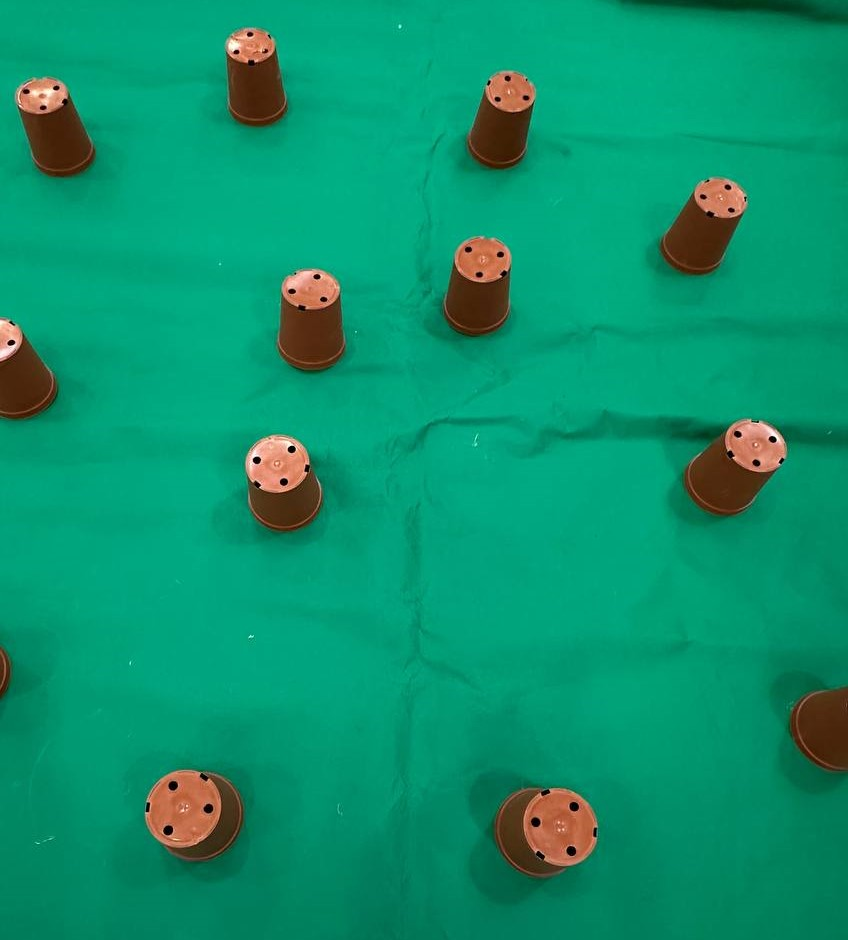
#> input picture Images/9 aug 2024/photo_6174946972373467775_y.jpg, 848 x 940 px, found by its file name
$ python CV_App_Distance_Measurement.py
#> lines starting #> are read from the running program, lines starting #| are printed output that depends on the picture; after the words box and inside, x2 and y2 are one past the last pixel; in counts of white or black regions, pixels touching at a corner belong together; long printed decimals are rounded
import cv2
import numpy as np
import matplotlib.pyplot as plt
import itertools

file_path = r"C:\Users\grenz\Documents\GitHub\Drones-for-Computer-Vision-applications\Images\9 aug 2024\photo_6174946972373467775_y.jpg"


#file_path = r"C:\Users\grenz\Documents\GitHub\Drones-for-Computer-Vision-applications\Images\capture_14 Aug 2024\img_15.jpg"

# Load the image
image = cv2.imread(file_path)
#> image is the input picture: shape (940, 848, 3); mean B, G, R 108.6, 146.6, 11.1

# Display the original image
plt.figure(figsize=(14, 10))  # Adjust figure size for better fitting
plt.subplot(2, 4, 1)
plt.imshow(cv2.cvtColor(image, cv2.COLOR_BGR2RGB))
plt.title('Original Image', fontsize=10)
plt.axis('off')

# Noise Reduction with Median Blur
blurred_image = cv2.medianBlur(image, 5)

# Display the blurred image
plt.subplot(2, 4, 2)
plt.imshow(cv2.cvtColor(blurred_image, cv2.COLOR_BGR2RGB))
plt.title('Blurred Image', fontsize=10)
plt.axis('off')

# Color Segmentation in HSV Color Space
hsv_image = cv2.cvtColor(blurred_image, cv2.COLOR_BGR2HSV)
#> hsv_image: shape (940, 848, 3); mean H, S, V 76.5, 245.5, 150.4
lower_brown = np.array([5, 20, 5])
upper_brown = np.array([30, 255, 255])
mask = cv2.inRange(hsv_image, lower_brown, upper_brown)
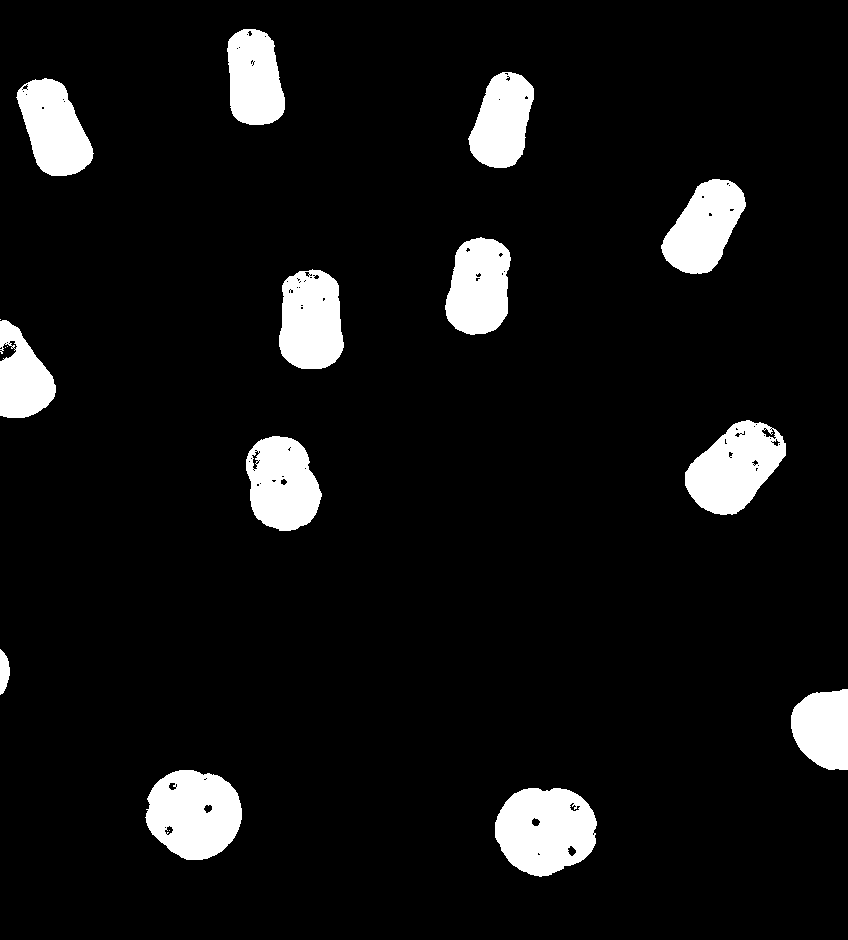
#> mask: shape (940, 848); 7.8% white; 17 white regions (4 under 20 px), largest, box (x1, y1, x2, y2) and area: (495, 788, 597, 877) 6918, (145, 770, 242, 860) 6595, (685, 420, 786, 515) 6029

# Display the mask
plt.subplot(2, 4, 3)
plt.imshow(mask, cmap='gray')
plt.title('Color Segmentation Mask', fontsize=10)
plt.axis('off')

# Morphological Operations
opened_image = cv2.morphologyEx(mask, cv2.MORPH_OPEN, np.ones((5, 5), np.uint8))
#> opened_image: shape (940, 848); 7.7% white; 14 white regions, largest, box (x1, y1, x2, y2) and area: (495, 788, 597, 876) 6894, (146, 770, 242, 860) 6555, (685, 421, 786, 515) 5828
processed_image = cv2.morphologyEx(opened_image, cv2.MORPH_CLOSE, np.ones((5, 5), np.uint8))
#> processed_image: shape (940, 848); 7.8% white; 13 white regions

# Display the processed image
plt.subplot(2, 4, 4)
plt.imshow(processed_image, cmap='gray')
plt.title('After Morphological Operations', fontsize=10)
plt.axis('off')

# Find Contours for the Detected Regions
contours, _ = cv2.findContours(processed_image, cv2.RETR_EXTERNAL, cv2.CHAIN_APPROX_SIMPLE)
#> contours = 13 contours; largest, box (x1, y1, x2, y2) and area: (495, 788, 597, 876) 6908, (146, 770, 242, 860) 6582, (685, 421, 786, 515) 5846, (246, 436, 321, 531) 5252, (279, 270, 344, 369) 5198

object_coordinates = []
min_area = 500
max_area = 50000

# Process Each Detected Contour
for contour in contours:
    area = cv2.contourArea(contour)
    if min_area < area < max_area:
        M = cv2.moments(contour)
        if M['m00'] != 0:
            x = int(M['m10'] / M['m00'])
            y = int(M['m01'] / M['m00'])
        else:
            continue

        cv2.drawContours(image, [contour], -1, (0, 255, 255), 2)  # Yellow contour
        cv2.drawMarker(image, (x, y), (0, 0, 255), markerType=cv2.MARKER_CROSS, markerSize=10, thickness=2)
        text = f'({x}, {y})'
        cv2.putText(image, text, (x - 40, y - 10), cv2.FONT_HERSHEY_SIMPLEX, 1, (0, 255, 0), 2)
        object_coordinates.append((x, y))
#> this loop made 13 passes
#> (area, x, y) on passes 1, 2, 3, 5, 6, 7, 8, 9: (6908, 545, 829), (6582.5, 193, 813), (3642, 822, 728), (5252, 282, 483), (5846.5, 733, 468), (3435.5, 22, 377), (5198, 310, 320), (4927, 478, 286)
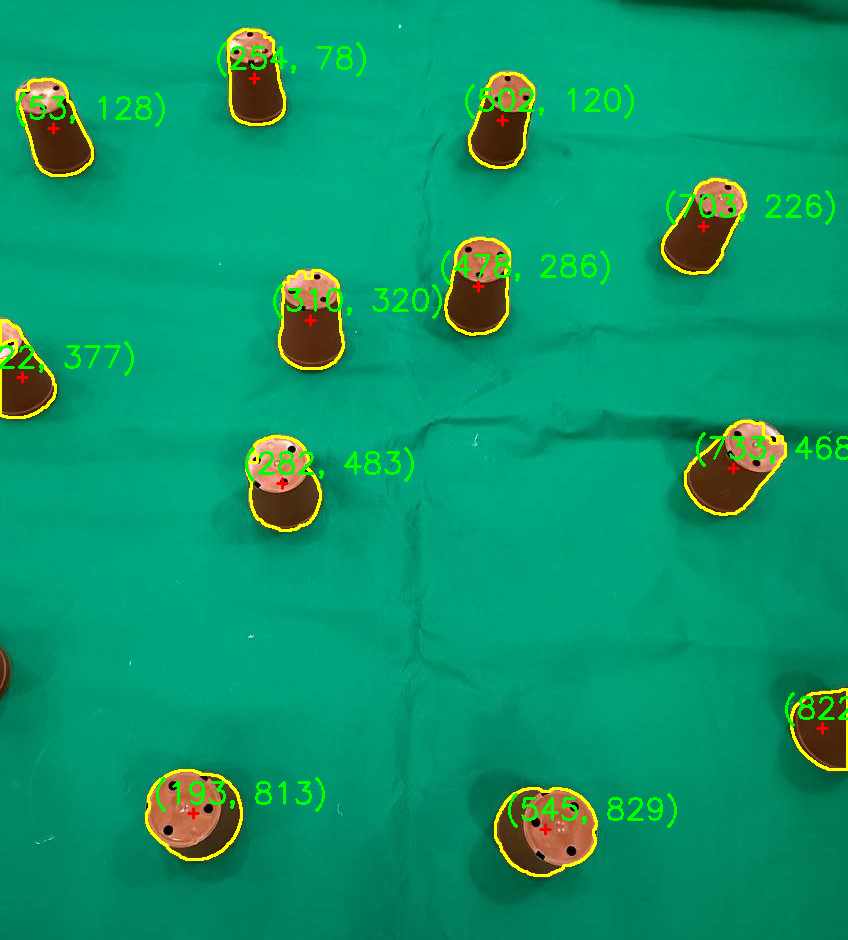
#> image: shape (940, 848, 3); 3.06% of pixels changed, all inside (x1, y1, x2, y2) = (0, 28, 848, 877)
#> after the loop, object_coordinates = [(545, 829), (193, 813), (822, 728), (282, 483), (733, 468), (22, 377), (310, 320), (478, 286), (703, 226), (53, 128), (502, 120), (254, 78)]

# Display the final image with detected pots and coordinates
plt.subplot(2, 4, 5)
plt.imshow(cv2.cvtColor(image, cv2.COLOR_BGR2RGB))
plt.title('Final Detection with Coordinates', fontsize=10)
plt.axis('off')

# Calculate distances between detected pots and draw them
conversion_factor = 0.80  # Diameter of a pot in meters --> Should be dynamic adjusted for future applications
pixel_diameter = np.mean([cv2.norm(np.array(p1) - np.array(p2)) for p1, p2 in itertools.combinations(object_coordinates, 2)])
#> pixel_diameter = 490.3
meters_per_pixel = conversion_factor / pixel_diameter
#> meters_per_pixel = 0.00163

distances = np.zeros((len(object_coordinates), len(object_coordinates)))
for i, (x1, y1) in enumerate(object_coordinates):
    for j, (x2, y2) in enumerate(object_coordinates):
        if i != j:
            distance_pixels = np.sqrt((x2 - x1) ** 2 + (y2 - y1) ** 2)
            distance_meters = distance_pixels * meters_per_pixel
            distances[i, j] = distance_meters
            midpoint = ((x1 + x2) // 2, (y1 + y2) // 2)
            cv2.line(image, (x1, y1), (x2, y2), (255, 0, 0), 2)  # Blue line for distances
            cv2.putText(image, f'{distance_meters:.2f}m', midpoint, cv2.FONT_HERSHEY_SIMPLEX, 1, (255, 0, 0), 2)
#> this loop made 12 passes
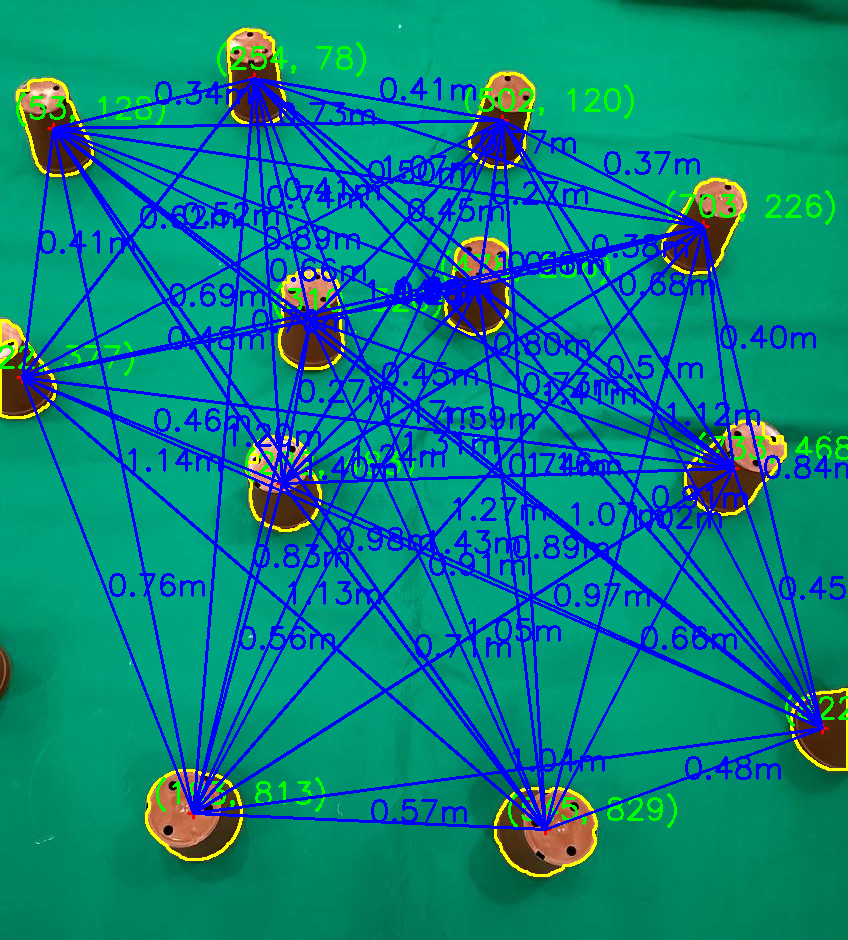
#> image: shape (940, 848, 3); 15% of pixels changed, all inside (x1, y1, x2, y2) = (21, 77, 848, 831)

plt.subplot(2, 4, 6)
plt.imshow(cv2.cvtColor(image, cv2.COLOR_BGR2RGB))
plt.title('Distances Between Pots', fontsize=10)
plt.axis('off')

# Plot the graph
if object_coordinates:
    plt.subplot(2, 4, 7)
    plt.scatter(*zip(*object_coordinates), c='r', label='Pots')
    for i, (x, y) in enumerate(object_coordinates):
        plt.text(x, y, f'({x},{y})', fontsize=10, ha='right')
#> this loop made 12 passes
    for i, j in itertools.combinations(range(len(object_coordinates)), 2):
        plt.plot([object_coordinates[i][0], object_coordinates[j][0]], [object_coordinates[i][1], object_coordinates[j][1]], 'b-')
#> this loop made 66 passes
#> (i, j) on passes 2 to 9: (0, 2), (0, 3), (0, 4), (0, 5), (0, 6), (0, 7), (0, 8), (0, 9)
    plt.xlabel('X (pixels)')
    plt.ylabel('Y (pixels)')
    # Invert the y-axis
    plt.gca().invert_yaxis()

    plt.title('Graph of Pots', fontsize=10)
    plt.legend()

# Display the adjacency matrix
plt.subplot(2, 4, 8)
plt.imshow(distances, cmap='viridis', interpolation='none')
plt.colorbar(label='Distance (meters)')
plt.title('Adjacency Matrix', fontsize=10)

# Set ticks to whole numbers
plt.xticks(ticks=np.arange(len(object_coordinates)), labels=np.arange(len(object_coordinates)))
plt.yticks(ticks=np.arange(len(object_coordinates)), labels=np.arange(len(object_coordinates)))


plt.tight_layout()
plt.show()
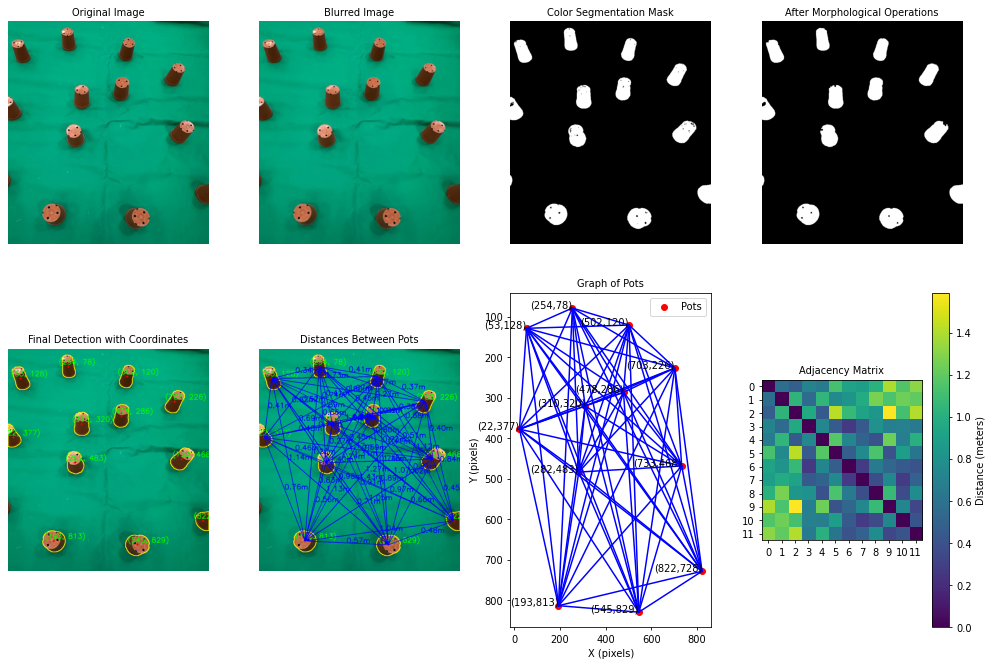
#> figure drawn by matplotlib, 9 panels

# Print coordinates of detected pots and adjacency matrix
print(f"Number of objects found: {len(object_coordinates)}")
#| Number of objects found: 12
print(f"Coordinates of objects: {object_coordinates}")
#| Coordinates of objects: [(545, 829), (193, 813), (822, 728), (282, 483), (733, 468), (22, 377), (310, 320), (478, 286), (703, 226), (53, 128), (502, 120), (254, 78)]
print("Adjacency Matrix (in meters):")
print(distances)
#| [[0.         0.5749 0.4811 0.7091 0.6641 1.128
#|   0.9147 0.8927 1.017 1.397 1.159 1.314]
#|  [0.5749 0.         1.036  0.5577 1.046  0.7641
#|   0.8267 0.9775 1.269 1.141 1.238 1.203]
#|  [0.4811 1.036  0.         0.9675 0.4484 1.425
#|   1.068 0.9138  0.8417 1.591 1.121 1.408]
#> (further printed lines are left out)

$ run again, with Images/9 aug 2024/photo_5309823306351894058_y.jpg copied over Images/9 aug 2024/photo_6174946972373467775_y.jpg
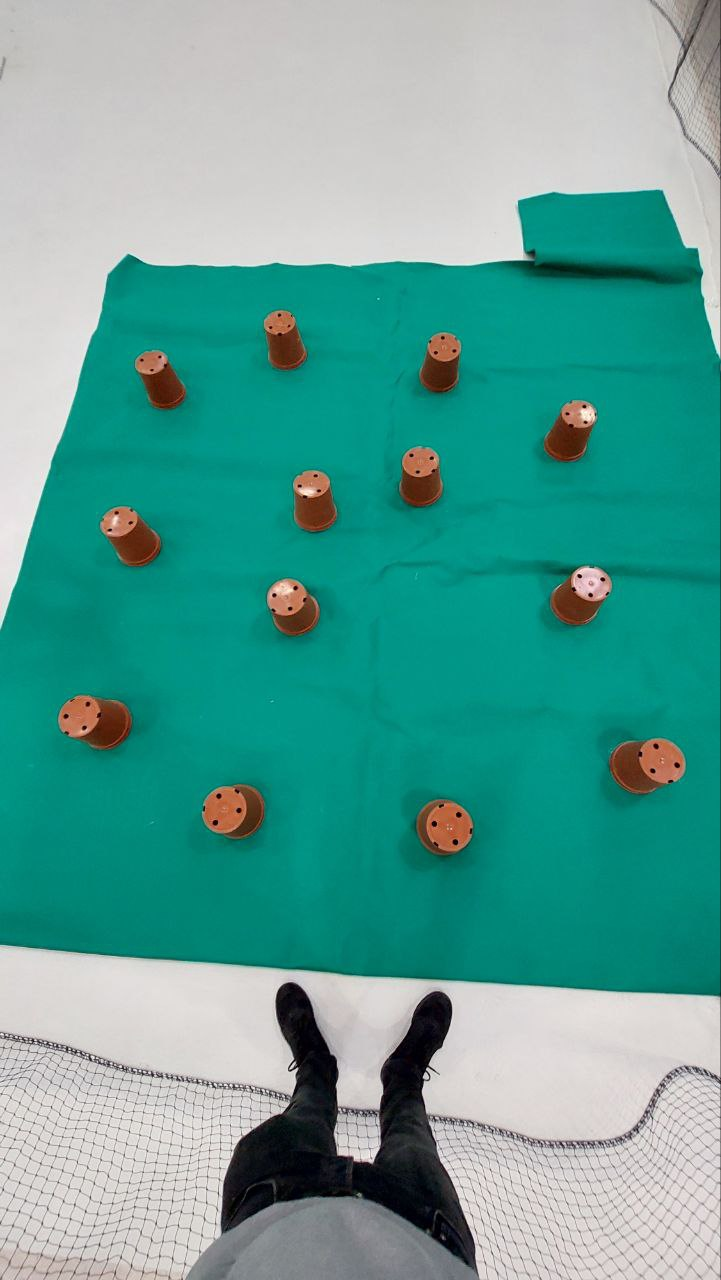
#> input picture Images/9 aug 2024/photo_5309823306351894058_y.jpg, 721 x 1280 px, found by its file name
#> image is the input picture: shape (1280, 721, 3); mean B, G, R 151.5, 160.5, 92.4
#> hsv_image: shape (1280, 721, 3); mean H, S, V 62.2, 139.8, 164.3
#> `mask = cv2.inRange(hsv_image, lower_brown, upper_brown)`:
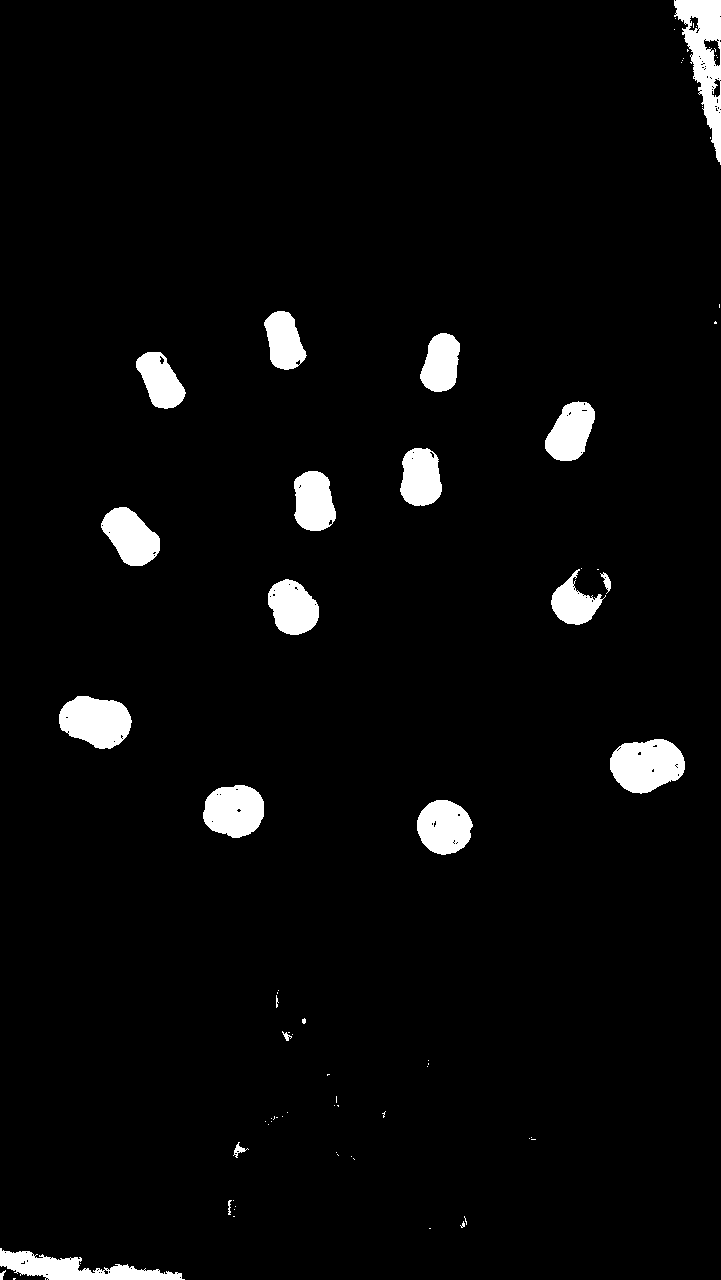
#> mask: shape (1280, 721); 3.7% white; 76 white regions (55 under 20 px), largest, box (x1, y1, x2, y2) and area: (674, 0, 721, 165) 3497, (610, 739, 685, 794) 3069, (59, 696, 132, 749) 2848
#> opened_image: shape (1280, 721); 3.6% white; 18 white regions, largest, box (x1, y1, x2, y2) and area: (674, 0, 721, 162) 3173, (610, 739, 685, 793) 3034, (59, 696, 131, 749) 2806
#> processed_image: shape (1280, 721); 3.6% white; 17 white regions
#> contours = 17 contours, 1 with area under 20; largest, box (x1, y1, x2, y2) and area: (674, 0, 721, 162) 3067, (610, 739, 685, 793) 2964, (59, 696, 131, 749) 2716, (203, 785, 264, 838) 2446, (0, 1251, 180, 1280) 2340
#> the loop `for contour in contours:` made 17 passes
#> (area, x, y) on passes 2, 3, 4, 5, 6, 7, 9, 10: (2340.5, 72, 1268), (2267, 443, 826), (2445.5, 233, 810), (2964.5, 646, 764), (2715.5, 95, 720), (1936, 292, 607), (1316, 572, 604), (2130.5, 130, 536)
#> after the loop `for contour in contours:`: object_coordinates = [(72, 1268), (443, 826), (233, 810), (646, 764), (95, 720), (292, 607), (572, 604), (130, 536), (313, 501), (420, 477), (570, 431), (159, 380), (440, 362), (283, 340), (704, 55)]
#> pixel_diameter = 429.5
#> meters_per_pixel = 0.00186
#> the loop `for i, (x1, y1) in enumerate(object_coordinates):` made 15 passes
#> after the loop `for i, (x1, y1) in enumerate(object_coordinates):`:
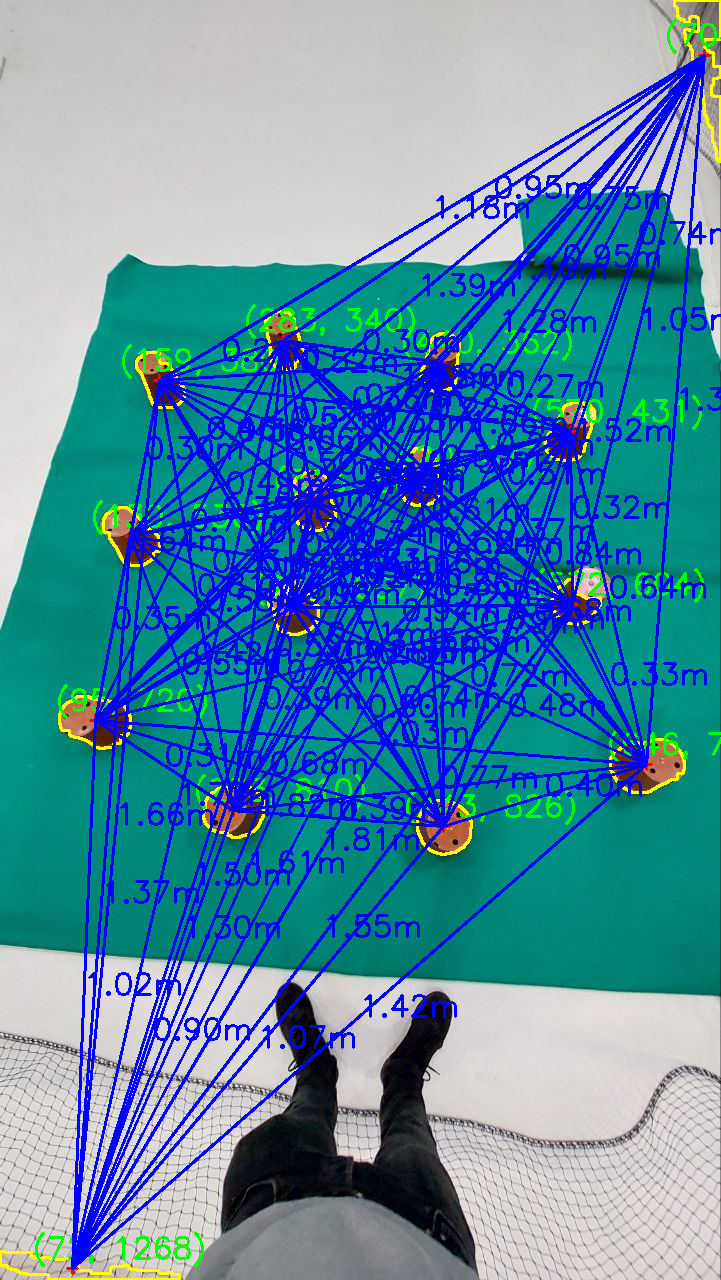
#> image: shape (1280, 721, 3); mean B, G, R 170.3, 138, 85.4
#> the loop `for i, (x, y) in enumerate(object_coordinates):` made 15 passes
#> the loop `for i, j in itertools.combinations(range(len(object_coordinates)), 2):` made 105 passes
#> (i, j) on passes 2 to 9: (0, 2), (0, 3), (0, 4), (0, 5), (0, 6), (0, 7), (0, 8), (0, 9)
#| Number of objects found: 15
#| Coordinates of objects: [(72, 1268), (443, 826), (233, 810), (646, 764), (95, 720), (292, 607), (572, 604), (130, 536), (313, 501), (420, 477), (570, 431), (159, 380), (440, 362), (283, 340), (704, 55)]
#| [[0.         1.075 0.9043  1.423 1.022 1.298
#|   1.548 1.368 1.498 1.610 1.814 1.662
#|   1.822 1.773 2.548]
#|  [1.075 0.         0.3923 0.3954 0.6776 0.4955
#|   0.4783  0.7948 0.652  0.6515 0.7729 0.9849
#|   0.8643 0.9531  1.516]
#> (further printed lines are left out)
